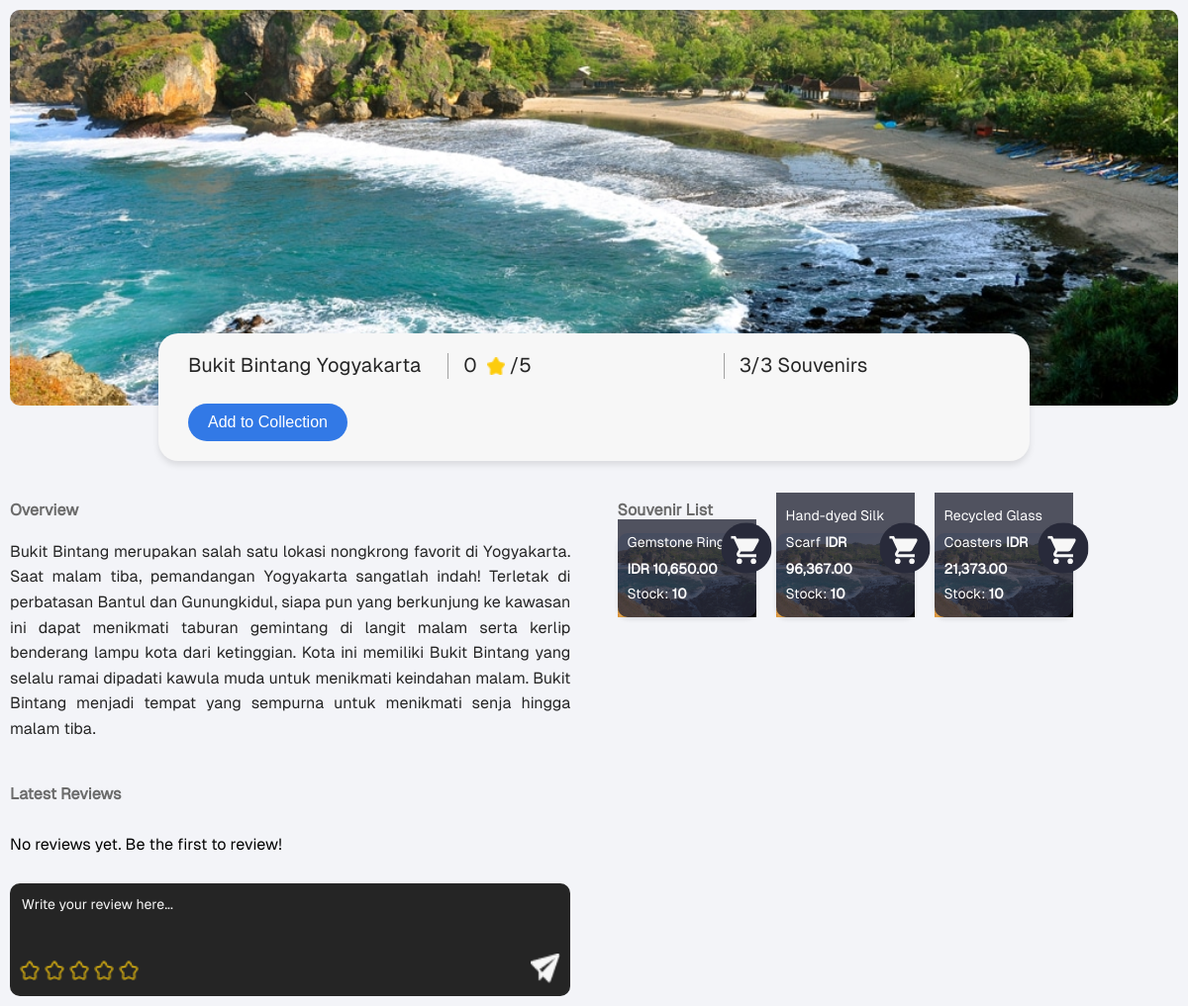
/places/ (signed in), run on an earlier commit of the app's database.
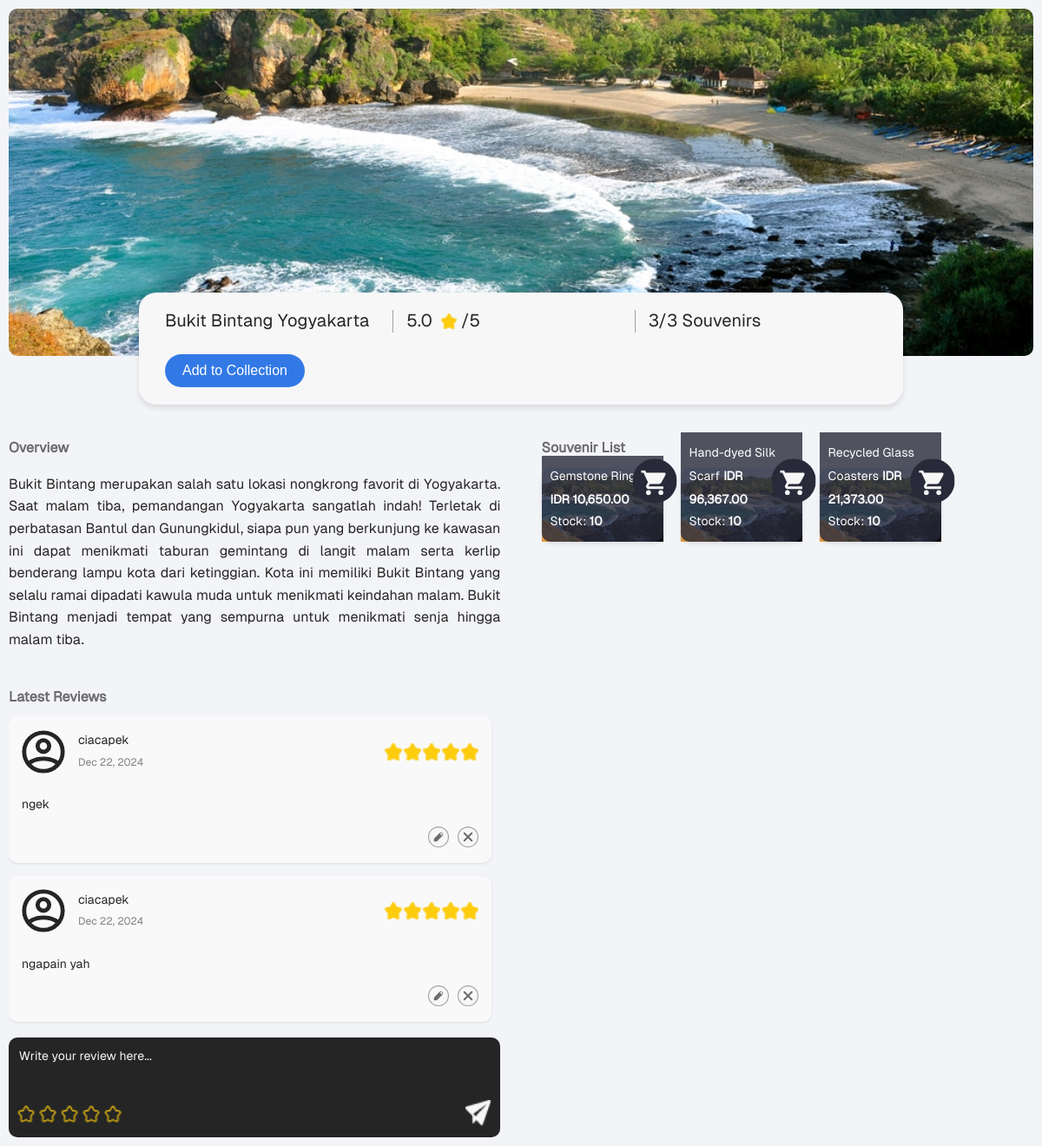
And on a later commit of the database.
### places/models.py (models this page shows, shortened)
class Souvenir(models.Model):
    place = models.ForeignKey(Place, on_delete=models.CASCADE, related_name='souvenirs')
    name = models.CharField(max_length=255)
    price = models.DecimalField(max_digits=10, decimal_places=2)
    stock = models.PositiveIntegerField()
    image = models.ImageField(upload_to='souvenirs/images/',blank=True, null=True)

class Comment(models.Model):
    PLACE_RATING_CHOICES = [(i, f"{i} Star{'s' if i > 1 else ''}") for i in range(1, 6)]
    place = models.ForeignKey(Place, on_delete=models.CASCADE, related_name='comments')
    user = models.ForeignKey(User, on_delete=models.CASCADE, related_name='comments')
    content = models.TextField()
    rating = models.PositiveIntegerField(choices=PLACE_RATING_CHOICES)
    created_at = models.DateTimeField(auto_now_add=True)
    class Meta:
        ordering = ['-created_at']

### places/views.py (the view)
# urls.py: path('', views.place_detail, {'place_id': 1}, name='home'),  # Replace '1' with a valid place_id
def place_detail(request, place_id):
    place = get_object_or_404(Place, pk=place_id)
    average_rating = Comment.objects.filter(place=place).aggregate(Avg('rating'))['rating__avg'] or 0
    souvenirs = Souvenir.objects.filter(place=place)
    total_souvenirs_count = souvenirs.count()
    available_souvenirs_count = souvenirs.filter(stock__gt=0).count()
    for souvenir in souvenirs:
        souvenir.formatted_price = format_price(souvenir.price)
    comments = Comment.objects.filter(place=place).order_by('-created_at')[:10]  # Limit to recent 10 reviews
    user_collections = Collection.objects.filter(user=request.user) if request.user.is_authenticated else []
    context = {
        'place': place,
        'average_rating': round(average_rating, 1),
        'souvenirs': souvenirs,
        'comments': comments,
        'user_collections': user_collections,  # Added to context
        'total_souvenirs_count': total_souvenirs_count,  # New context variable
        'available_souvenirs_count': available_souvenirs_count,  # New context variable
    }
    return render(request, 'places/place_detail.html', context)

### places/views.py (called while the page is built)
def format_price(price):
    return "{:,}".format(price)

### places/templates/places/place_detail.html (shortened to what the changed rows need)
{% load static %}
<!DOCTYPE html>
<html lang="en">
<head>
    <link rel="stylesheet" href="{% static 'places/css/styles_main.css' %}">
</head>
<body>
    <div class="container">
        <div class="banner">
            <div class="banner-overlay">
                <div class="rounded-rectangle">
                    <div class="rectangle-section">
                        <div class="info-item" id="average-rating-container">
                            <span class="section-text" id="average-rating">{{ average_rating }}</span>
                            <img src="{% static 'places/images/star.png' %}" alt="Star" class="rating-star">
                            <span class="section-text">/5</span>
                        </div>
                    </div>
                </div>
            </div>
        </div>
        <div class="content-sections">
            <div class="overview-section">
                <h2 class="section-title">Overview</h2>
                <div class="latest-review-section">
                    <div class="reviews-container" id="reviews-container">
                        {% for comment in comments %}
                            {% include 'places/comment_partial.html' %}
                        {% empty %}
                            <p>No reviews yet. Be the first to review!</p>
                        {% endfor %}
                    </div>
                    <div class="write-review-container">
                        {% if user.is_authenticated %}
                            <form id="write-review-form">
                                <div class="review-actions">
                                    <div class="star-rating">
                                        {% for i in "12345" %}
                                            <img src="{% static 'places/images/icon_empty_star.png' %}" class="star" data-value="{{ i }}" alt="Star {{ i }}">
                                        {% endfor %}
                                    </div>
                                </div>
                            </form>
                        {% else %}
                            <div class="login-prompt">
                                <p>Please <a href="{% url 'login' %}?next={{ request.path }}">log in</a> to write a review.</p>
                            </div>
                        {% endif %}
                    </div>
                </div>
            </div>
            <div class="souvenir-section">
                <h2 class="section-title">Souvenir List</h2>
                <div class="souvenir-list">
                    {% for souvenir in souvenirs %}
                        <div class="souvenir-item" data-souvenir-id="{{ souvenir.id }}">
                            {% if souvenir.image %}
                                <img src="{{ souvenir.image.url }}" alt="{{ souvenir.name }}" class="souvenir-image">
                            {% else %}
                                <img src="{% static 'places/images/pantai-siung.jpg' %}" alt="{{ souvenir.name }}" class="souvenir-image">
                            {% endif %}
                            <button class="buy-button" aria-label="Buy {{ souvenir.name }}"
                                {% if souvenir.stock == 0 %}disabled{% endif %}>
                                <img src="{% static 'places/images/buy.svg' %}" alt="Buy">
                            </button>
                            <div class="souvenir-description">
                                <span class="souvenir-name">{{ souvenir.name }}</span>
                                <span class="souvenir-price">IDR {{ souvenir.formatted_price }}</span>
                                <div class="souvenir-stock">Stock: <strong>{{ souvenir.stock }}</strong></div>
                            </div>
                        </div>
                    {% endfor %}
                </div>
            </div>
        </div>
    </div>
</body>
</html>

### places/templates/places/comment_partial.html (shortened to what this page needs)
{% load static %}
<div class="review-item" data-comment-id="{{ comment.id }}">
    <div class="review-header">
        <img src="{% static 'places/images/profile_placeholder.svg' %}" alt="Profile" class="profile-pic">
        <div class="review-user-info">
            <span class="username">{{ comment.user.username }}</span>
            <span class="review-date">{{ comment.created_at|date:"M d, Y" }}</span>
        </div>
        <div class="review-stars">
            {% for i in "12345" %}
                {% if i|add:"0" <= comment.rating %}
                    <img src="{% static 'places/images/star.png' %}" class="star-icon" alt="Star">
                {% else %}
                    <img src="{% static 'places/images/icon_empty_star.png' %}" class="star-icon" alt="Empty Star">
                {% endif %}
            {% endfor %}
        </div>
    </div>
    {% if user.is_authenticated and comment.user == user %}
        <div class="review-content-container">
            <p class="review-content">{{ comment.content }}</p>
        </div>
        <div class="comment-actions">
            <button class="edit-btn" data-comment-id="{{ comment.id }}" aria-label="Edit Comment">
                <img src="{% static 'places/images/comment_edit.svg' %}" alt="Edit">
            </button>
            <button class="delete-btn" data-comment-id="{{ comment.id }}" aria-label="Delete Comment">
                <img src="{% static 'places/images/comment_delete.svg' %}" alt="Delete">
            </button>
        </div>
    {% else %}
        <p class="review-content">{{ comment.content }}</p>
    {% endif %}
</div>

What changed in the data, as far as the page shows it:
added Comment: user.username "ciacapek", created_at "Dec 22, 2024", rating 5 (drawn), content "ngek"
added Comment: user.username "ciacapek", created_at "Dec 22, 2024", rating 5 (drawn), content "ngapain yah"
Also different on the page:
{{ average_rating }}: "0" → "5.0"
text no longer shown: "No reviews yet. Be the first to review!"
